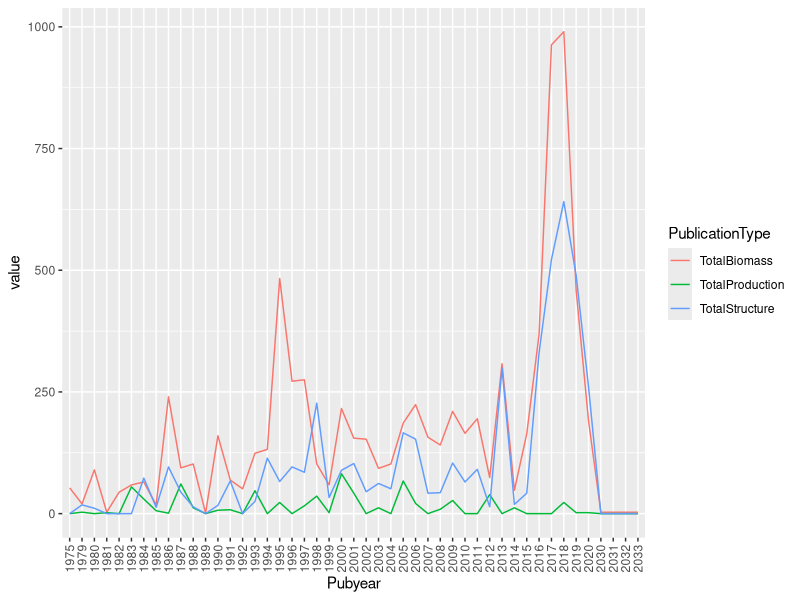
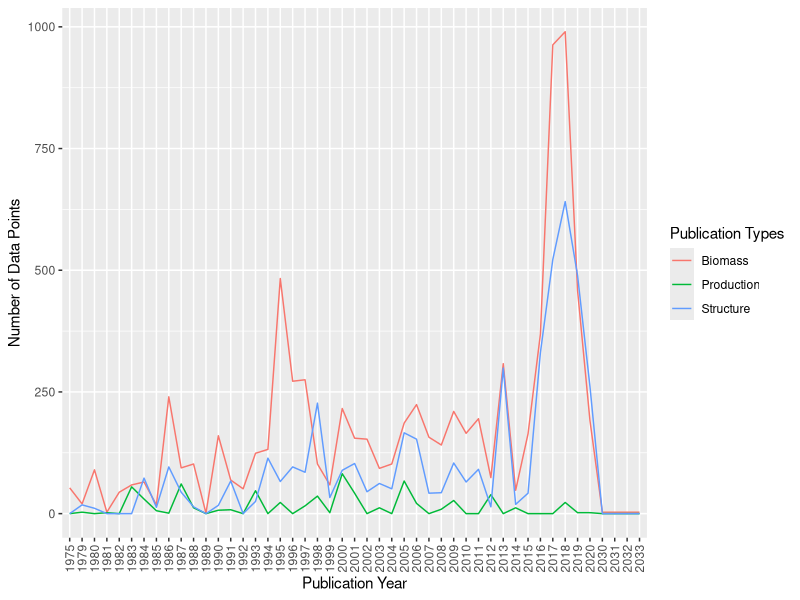

Recreate these plots in R, in order.
## ---- chunk 1
knitr::opts_chunk$set(echo = TRUE)
## ---- chunk 2
library(tidyverse)
## ---- chunk 3
seagrass<-read.csv("../data/SeagrassPubs.csv")
## ---- chunk 4
head(seagrass)
summary(seagrass)
glimpse(seagrass)
## ---- chunk 5
# Extract author and year from reference column and create new data frame with these two variables separated.
seagrass1 <- seagrass %>% 
  mutate(Author = str_extract(string = Reference, pattern = "(?<=,\\s).+"),
         PubYear = str_extract(string = Reference, pattern = "[0-9]+")) %>% 
  select(Author:PubYear)
# Combine the Column for publication year to the original data frame using cbind function.
Pubyear = seagrass1$PubYear
seagrass2 <- cbind(seagrass, Pubyear)
## ---- chunk 6
biomass<-seagrass2 %>% # Create new data frame and select which data frame to pull data from.
  group_by(Pubyear) %>% # Group publications by year.
  select(Pubyear, Seagr.biom.above.dm..g.m..2.) %>% # Select which 2 variables we are interested in using to tally.
   drop_na(Seagr.biom.above.dm..g.m..2.) %>% # Remove na values to only count the years with publications.
    tally()
colnames(biomass) <- c("Pubyear", "tally1")

biomass1<-seagrass2 %>% # Create new data frame and select which data frame to pull data from.
  group_by(Pubyear) %>%  # Group publications by year.
  select(Pubyear, Seagr.biom.below.dm..g.m..2.) %>% # Select which 2 variables we are interested in using to tally.
  drop_na(Seagr.biom.below.dm..g.m..2.) %>% # Remove na values to only count the years with publications.
    tally()
colnames(biomass1) <- c("Pubyear", "tally2")

biomass2<-seagrass2 %>% # Create new data frame and select which data frame to pull data from.
  group_by(Pubyear) %>%  # Group publications by year.
  select(Pubyear, Seagr.biom.tot.dm..g.m..2.) %>% # Select which 2 variables we are interested in using to tally.
  drop_na(Seagr.biom.tot.dm..g.m..2.) %>% # Remove na values to only count the years with publications.
    tally()
colnames(biomass2) <- c("Pubyear", "tally3")


# Organise data into one dataframe.

TBmass1 <- biomass %>%
  full_join(biomass1) # Combine tally columns for biomass and biomass1 into one dataframe.


TBmass2 <- TBmass1 %>%
  full_join(biomass2)  # Combine tally columns for TBmass1 and biomass2 into one dataframe. That puts all three tally columns into one dataframe.



TBmass2$tally1<-as.numeric(TBmass2$tally1) # Make tally1 numeric.
TBmass2$tally2<-as.numeric(TBmass2$tally2) # Make tally2 numeric.
TBmass2$tally3<-as.numeric(TBmass2$tally3) # Make tally3 numeric.

TBmass2[is.na(TBmass2)] <- 0 # Make all NA values equal 0

TBmass2$TotalBiomass<-rowSums(TBmass2[ , c("tally1", "tally2", "tally3")]) # Create new variable TotalBiomass that calculates the sum for each row for each publication year.

## ---- chunk 7
Structure1<-seagrass2 %>% # Create new data frame and select which data frame to pull data from.
  group_by(Pubyear) %>% # Group publications by year.
  select(Pubyear, Seagr.cov....) %>% # Select which 2 variables we are interested in using to tally.
   drop_na(Seagr.cov....) %>% # Remove na values to only count the years with publications.
    tally()
colnames(Structure1) <- c("Pubyear", "tally1")

Structure2<-seagrass2 %>% # Create new data frame and select which data frame to pull data from.
  group_by(Pubyear) %>%  # Group publications by year.
  select(Pubyear, Seagr.shoot.dens....m..2.) %>% # Select which 2 variables we are interested in using to tally.
  drop_na(Seagr.shoot.dens....m..2.) %>% # Remove na values to only count the years with publications.
    tally()
colnames(Structure2) <- c("Pubyear", "tally2")

Structure3<-seagrass2 %>% # Create new data frame and select which data frame to pull data from.
  group_by(Pubyear) %>%  # Group publications by year.
  select(Pubyear, Seagr.leaf.dens....m..2.) %>% # Select which 2 variables we are interested in using to tally.
  drop_na(Seagr.leaf.dens....m..2.) %>% # Remove na values to only count the years with publications.
    tally()
colnames(Structure3) <- c("Pubyear", "tally3")



# Organise data into one dataframe.

TStructure1 <- Structure1 %>%
  full_join(Structure2) # Combine tally columns for Structure1 and Structure2 into one dataframe.


TStructure2 <- TStructure1 %>%
  full_join(Structure3)  # Combine tally columns for TStructure1 and Structure3 into one dataframe. That puts all three tally columns into one dataframe.



TStructure2$tally1<-as.numeric(TStructure2$tally1) # Make tally1 numeric.
TStructure2$tally2<-as.numeric(TStructure2$tally2) # Make tally2 numeric.
TStructure2$tally3<-as.numeric(TStructure2$tally3) # Make tally3 numeric.

TStructure2[is.na(TStructure2)] <- 0 # Make all NA values equal 0

TStructure2$TotalStructure<-rowSums(TStructure2[ , c("tally1", "tally2", "tally3")]) # Create new variable TotalBiomass that calculates the sum for each row for each publication year.

## ---- chunk 8
Production1<-seagrass2 %>% #Create new data frame and select which data frame to pull data from.
  group_by(Pubyear) %>% # Group publications by year.
  select(Pubyear, Seagr.prod.above.dm..g.m..2.day.) %>% # Select which 2 variables we are interested in using to tally.
   drop_na(Seagr.prod.above.dm..g.m..2.day.) %>% # Remove na values to only count the years with publications.
    tally()
colnames(Production1) <- c("Pubyear", "tally1")

Production2<-seagrass2 %>% #Create new data frame and select which data frame to pull data from.
  group_by(Pubyear) %>%  # Group publications by year.
  select(Pubyear, Seagr.prod.below.dm..g.m..2.day.) %>% # Select which 2 variables we are interested in using to tally.
  drop_na(Seagr.prod.below.dm..g.m..2.day.) %>% # Remove na values to only count the years with publications.
    tally()
colnames(Production2) <- c("Pubyear", "tally2")

Production3<-seagrass2 %>% #Create new data frame and select which data frame to pull data from.
  group_by(Pubyear) %>%  # Group publications by year.
  select(Pubyear, Seagr.prod.total.dm..g.m..2.day.) %>% # Select which 2 variables we are interested in using to tally.
  drop_na(Seagr.prod.total.dm..g.m..2.day.) %>% # Remove na values to only count the years with publications.
    tally()
colnames(Production3) <- c("Pubyear", "tally3")




# Organise data into one dataframe.

TProduction1 <- Production1 %>%
  full_join(Production2) # Combine tally columns for Structure1 and Structure2 into one dataframe.


TProduction2 <- TProduction1 %>%
  full_join(Production3)  # Combine tally columns for TStructure1 and Structure3 into one dataframe. That puts all three tally columns into one dataframe.



TProduction2$tally1<-as.numeric(TProduction2$tally1) # Make tally1 numeric.
TProduction2$tally2<-as.numeric(TProduction2$tally2) # Make tally2 numeric.
TProduction2$tally3<-as.numeric(TProduction2$tally3) # Make tally3 numeric.

TProduction2[is.na(TProduction2)] <- 0 # Make all NA values equal 0

TProduction2$TotalProduction<-rowSums(TProduction2[ , c("tally1", "tally2", "tally3")]) # Create new variable TotalBiomass that calculates the sum for each row for each publication year.


## ---- chunk 9

df_new <- 
  left_join(TBmass2, TStructure2, by = 'Pubyear') %>% 
  mutate(Pubyear = replace_na(Pubyear, 0))

df_new2 <- 
  left_join(df_new, TProduction2, by = 'Pubyear') %>% 
  mutate(Pubyear = replace_na(Pubyear, 0))

summary(df_new2)


# Remove unwanted variables.
df_new2 <- subset(df_new2, select = -(tally1))
df_new2 <- subset(df_new2, select = -(tally2))
df_new2 <- subset(df_new2, select = -(tally3))
df_new2 <- subset(df_new2, select = -(tally1.x))
df_new2 <- subset(df_new2, select = -(tally1.y))
df_new2 <- subset(df_new2, select = -(tally2.x))
df_new2 <- subset(df_new2, select = -(tally2.y))
df_new2 <- subset(df_new2, select = -(tally3.x))
df_new2 <- subset(df_new2, select = -(tally3.y))

TotalData <- df_new2
TotalData[is.na(TotalData)] <- 0 # Make all NA values equal 0

summary(TotalData)
view(TotalData)
## ---- chunk 10
FinalData <- TotalData |> 
  pivot_longer(
    cols = TotalBiomass:TotalProduction,
    names_to = "PublicationType",
    values_to = "value"
  )
## ---- chunk 11

ggplot(FinalData, aes(x = Pubyear, y = value, group = PublicationType, color = PublicationType)) + 
  geom_line() +
  theme(axis.text.x = element_text(angle = 90, vjust = 0.5, hjust=1))


## ---- chunk 12
TotalData %>%
  pivot_longer(cols = -Pubyear) %>%
  ggplot(aes(x = Pubyear, y = value, group = name, color = name)) + 
  geom_line() +
  theme(axis.text.x = element_text(angle = 90, vjust = 0.5, hjust=1)) + xlab("Publication Year") + ylab("Number of Data Points") + scale_color_discrete(labels = c("Biomass", "Production", "Structure"), name = "Publication Types")

  
